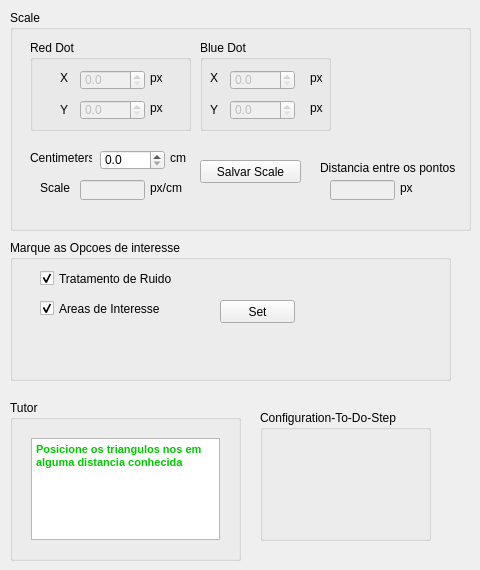
        <widget class="QWidget" name="tab_4">
         <attribute name="title">
          <string>Scale</string>
         </attribute>
         <widget class="QGroupBox" name="gbScale">
          <property name="geometry">
           <rect>
            <x>10</x>
            <y>10</y>
            <width>461</width>
            <height>221</height>
           </rect>
          </property>
          <property name="title">
           <string>Scale</string>
          </property>
          <widget class="QLabel" name="label_61">
           <property name="geometry">
            <rect>
             <x>20</x>
             <y>140</y>
             <width>62</width>
             <height>16</height>
            </rect>
           </property>
           <property name="text">
            <string>Centimeters:</string>
           </property>
          </widget>
          <widget class="QDoubleSpinBox" name="spinBoxScaleCm">
           <property name="geometry">
            <rect>
             <x>90</x>
             <y>140</y>
             <width>65</width>
             <height>20</height>
            </rect>
           </property>
           <property name="maximumSize">
            <size>
             <width>65</width>
             <height>16777215</height>
            </size>
           </property>
           <property name="decimals">
            <number>1</number>
           </property>
           <property name="maximum">
            <double>10000.000000000000000</double>
           </property>
           <property name="singleStep">
            <double>0.500000000000000</double>
           </property>
          </widget>
          <widget class="QLabel" name="label">
           <property name="geometry">
            <rect>
             <x>310</x>
             <y>150</y>
             <width>141</width>
             <height>16</height>
            </rect>
           </property>
           <property name="text">
            <string>Distancia entre os pontos</string>
           </property>
          </widget>
          <widget class="QLineEdit" name="lineEditScalePx">
           <property name="enabled">
            <bool>false</bool>
           </property>
           <property name="geometry">
            <rect>
             <x>320</x>
             <y>170</y>
             <width>65</width>
             <height>20</height>
            </rect>
           </property>
           <property name="maximumSize">
            <size>
             <width>65</width>
             <height>16777215</height>
            </size>
           </property>
           <property name="readOnly">
            <bool>false</bool>
           </property>
          </widget>
          <widget class="QLabel" name="label_2">
           <property name="geometry">
            <rect>
             <x>30</x>
             <y>170</y>
             <width>31</width>
             <height>16</height>
            </rect>
           </property>
           <property name="text">
            <string>Scale</string>
           </property>
          </widget>
          <widget class="QLineEdit" name="leScala">
           <property name="enabled">
            <bool>false</bool>
           </property>
           <property name="geometry">
            <rect>
             <x>70</x>
             <y>170</y>
             <width>65</width>
             <height>20</height>
            </rect>
           </property>
           <property name="maximumSize">
            <size>
             <width>65</width>
             <height>16777215</height>
            </size>
           </property>
           <property name="readOnly">
            <bool>true</bool>
           </property>
          </widget>
          <widget class="QLabel" name="label_3">
           <property name="geometry">
            <rect>
             <x>140</x>
             <y>170</y>
             <width>47</width>
             <height>16</height>
            </rect>
           </property>
           <property name="text">
            <string>px/cm</string>
           </property>
          </widget>
          <widget class="QLabel" name="label_4">
           <property name="geometry">
            <rect>
             <x>390</x>
             <y>170</y>
             <width>47</width>
             <height>16</height>
            </rect>
           </property>
           <property name="text">
            <string>px</string>
           </property>
          </widget>
          <widget class="QLabel" name="label_5">
           <property name="geometry">
            <rect>
             <x>160</x>
             <y>140</y>
             <width>47</width>
             <height>16</height>
            </rect>
           </property>
           <property name="text">
            <string>cm</string>
           </property>
          </widget>
          <widget class="QPushButton" name="pbConfEscala">
           <property name="geometry">
            <rect>
             <x>190</x>
             <y>150</y>
             <width>101</width>
             <height>23</height>
            </rect>
           </property>
           <property name="text">
            <string>Salvar Scale</string>
           </property>
          </widget>
          <widget class="QGroupBox" name="groupBox_23">
           <property name="geometry">
            <rect>
             <x>190</x>
             <y>30</y>
             <width>131</width>
             <height>91</height>
            </rect>
           </property>
           <property name="title">
            <string>Blue Dot</string>
           </property>
           <widget class="QLabel" name="label_6">
            <property name="geometry">
             <rect>
              <x>110</x>
              <y>30</y>
              <width>47</width>
              <height>16</height>
             </rect>
            </property>
            <property name="text">
             <string>px</string>
            </property>
           </widget>
           <widget class="QLabel" name="label_63">
            <property name="geometry">
             <rect>
              <x>10</x>
              <y>30</y>
              <width>18</width>
              <height>16</height>
             </rect>
            </property>
            <property name="text">
             <string>X</string>
            </property>
           </widget>
           <widget class="QDoubleSpinBox" name="sbScalP2X">
            <property name="enabled">
             <bool>false</bool>
            </property>
            <property name="geometry">
             <rect>
              <x>30</x>
              <y>30</y>
              <width>65</width>
              <height>20</height>
             </rect>
            </property>
            <property name="maximumSize">
             <size>
              <width>65</width>
              <height>16777215</height>
             </size>
            </property>
            <property name="decimals">
             <number>1</number>
            </property>
            <property name="maximum">
             <double>10000.000000000000000</double>
            </property>
            <property name="singleStep">
             <double>10.000000000000000</double>
            </property>
           </widget>
           <widget class="QLabel" name="label_9">
            <property name="geometry">
             <rect>
              <x>110</x>
              <y>60</y>
              <width>47</width>
              <height>16</height>
             </rect>
            </property>
            <property name="text">
             <string>px</string>
            </property>
           </widget>
           <widget class="QDoubleSpinBox" name="sbScalP2Y">
            <property name="enabled">
             <bool>false</bool>
            </property>
            <property name="geometry">
             <rect>
              <x>30</x>
              <y>60</y>
              <width>65</width>
              <height>20</height>
             </rect>
            </property>
            <property name="maximumSize">
             <size>
              <width>65</width>
              <height>16777215</height>
             </size>
            </property>
            <property name="decimals">
             <number>1</number>
            </property>
            <property name="maximum">
             <double>10000.000000000000000</double>
            </property>
            <property name="singleStep">
             <double>10.000000000000000</double>
            </property>
           </widget>
           <widget class="QLabel" name="label_62">
            <property name="geometry">
             <rect>
              <x>10</x>
              <y>60</y>
              <width>31</width>
              <height>20</height>
             </rect>
            </property>
            <property name="text">
             <string>Y</string>
            </property>
           </widget>
          </widget>
          <widget class="QGroupBox" name="groupBox_22">
           <property name="geometry">
            <rect>
             <x>20</x>
             <y>30</y>
             <width>161</width>
             <height>91</height>
            </rect>
           </property>
           <property name="title">
            <string>Red Dot</string>
           </property>
           <widget class="QLabel" name="label_20">
            <property name="geometry">
             <rect>
              <x>30</x>
              <y>30</y>
              <width>18</width>
              <height>16</height>
             </rect>
            </property>
            <property name="text">
             <string>X</string>
            </property>
           </widget>
           <widget class="QLabel" name="label_7">
            <property name="geometry">
             <rect>
              <x>120</x>
              <y>30</y>
              <width>21</width>
              <height>16</height>
             </rect>
            </property>
            <property name="text">
             <string>px</string>
            </property>
           </widget>
           <widget class="QDoubleSpinBox" name="sbScalP1X">
            <property name="enabled">
             <bool>false</bool>
            </property>
            <property name="geometry">
             <rect>
              <x>50</x>
              <y>30</y>
              <width>65</width>
              <height>20</height>
             </rect>
            </property>
            <property name="maximumSize">
             <size>
              <width>65</width>
              <height>16777215</height>
             </size>
            </property>
            <property name="decimals">
             <number>1</number>
            </property>
            <property name="maximum">
             <double>10000.000000000000000</double>
            </property>
            <property name="singleStep">
             <double>10.000000000000000</double>
            </property>
           </widget>
           <widget class="QLabel" name="label_8">
            <property name="geometry">
             <rect>
              <x>120</x>
              <y>60</y>
              <width>21</width>
              <height>16</height>
             </rect>
            </property>
            <property name="text">
             <string>px</string>
            </property>
           </widget>
           <widget class="QLabel" name="label_27">
            <property name="geometry">
             <rect>
              <x>30</x>
              <y>60</y>
              <width>31</width>
              <height>20</height>
             </rect>
            </property>
            <property name="text">
             <string>Y</string>
            </property>
           </widget>
           <widget class="QDoubleSpinBox" name="sbScalP1Y">
            <property name="enabled">
             <bool>false</bool>
            </property>
            <property name="geometry">
             <rect>
              <x>50</x>
              <y>60</y>
              <width>65</width>
              <height>20</height>
             </rect>
            </property>
            <property name="maximumSize">
             <size>
              <width>65</width>
              <height>16777215</height>
             </size>
            </property>
            <property name="decimals">
             <number>1</number>
            </property>
            <property name="maximum">
             <double>10000.000000000000000</double>
            </property>
            <property name="singleStep">
             <double>10.000000000000000</double>
            </property>
           </widget>
          </widget>
         </widget>
         <widget class="QGroupBox" name="groupBox_24">
          <property name="geometry">
           <rect>
            <x>260</x>
            <y>410</y>
            <width>171</width>
            <height>131</height>
           </rect>
          </property>
          <property name="title">
           <string>Configuration-To-Do-Step</string>
          </property>
         </widget>
         <widget class="QGroupBox" name="groupBox_25">
          <property name="geometry">
           <rect>
            <x>10</x>
            <y>400</y>
            <width>231</width>
            <height>161</height>
           </rect>
          </property>
          <property name="title">
           <string>Tutor</string>
          </property>
          <layout class="QHBoxLayout" name="horizontalLayout_9">
           <item>
            <widget class="QStackedWidget" name="swiTutorConfig_3">
             <property name="currentIndex">
              <number>1</number>
             </property>
             <widget class="QWidget" name="page_3">
              <layout class="QHBoxLayout" name="horizontalLayout_12">
               <item>
                <widget class="QTextEdit" name="teTutor_5">
                 <property name="enabled">
                  <bool>true</bool>
                 </property>
                 <property name="html">
                  <string>&lt;!DOCTYPE HTML PUBLIC &quot;-//W3C//DTD HTML 4.0//EN&quot; &quot;http://www.w3.org/TR/REC-html40/strict.dtd&quot;&gt;
&lt;html&gt;&lt;head&gt;&lt;meta name=&quot;qrichtext&quot; content=&quot;1&quot; /&gt;&lt;style type=&quot;text/css&quot;&gt;
p, li { white-space: pre-wrap; }
&lt;/style&gt;&lt;/head&gt;&lt;body style=&quot; font-family:'MS Shell Dlg 2'; font-size:8.25pt; font-weight:400; font-style:normal;&quot;&gt;
&lt;p style=&quot; margin-top:0px; margin-bottom:0px; margin-left:0px; margin-right:0px; -qt-block-indent:0; text-indent:0px;&quot;&gt;&lt;span style=&quot; color:#000000;&quot;&gt;Bem vindo a tela de registro de video, &lt;/span&gt;&lt;span style=&quot; font-weight:600; color:#00ac00;&quot;&gt;Open a Video&lt;/span&gt;&lt;span style=&quot; color:#00ac00;&quot;&gt; &lt;/span&gt;&lt;span style=&quot; color:#000000;&quot;&gt;in (.avi) format and start video register.&lt;/span&gt;&lt;/p&gt;&lt;/body&gt;&lt;/html&gt;</string>
                 </property>
                </widget>
               </item>
              </layout>
             </widget>
             <widget class="QWidget" name="page_4">
              <layout class="QVBoxLayout" name="verticalLayout_7">
               <item>
                <widget class="QTextEdit" name="teTutor_6">
                 <property name="enabled">
                  <bool>true</bool>
                 </property>
                 <property name="html">
                  <string>&lt;!DOCTYPE HTML PUBLIC &quot;-//W3C//DTD HTML 4.0//EN&quot; &quot;http://www.w3.org/TR/REC-html40/strict.dtd&quot;&gt;
&lt;html&gt;&lt;head&gt;&lt;meta name=&quot;qrichtext&quot; content=&quot;1&quot; /&gt;&lt;style type=&quot;text/css&quot;&gt;
p, li { white-space: pre-wrap; }
&lt;/style&gt;&lt;/head&gt;&lt;body style=&quot; font-family:'MS Shell Dlg 2'; font-size:8.25pt; font-weight:400; font-style:normal;&quot;&gt;
&lt;p style=&quot; margin-top:0px; margin-bottom:0px; margin-left:0px; margin-right:0px; -qt-block-indent:0; text-indent:0px;&quot;&gt;&lt;span style=&quot; font-weight:600; color:#00ca00;&quot;&gt;Posicione os triangulos nos em alguma distancia conhecida&lt;/span&gt;&lt;/p&gt;&lt;/body&gt;&lt;/html&gt;</string>
                 </property>
                </widget>
               </item>
              </layout>
             </widget>
            </widget>
           </item>
          </layout>
         </widget>
         <widget class="QGroupBox" name="groupBox_26">
          <property name="geometry">
           <rect>
            <x>10</x>
            <y>240</y>
            <width>441</width>
            <height>141</height>
           </rect>
          </property>
          <property name="title">
           <string>Marque as Opcoes de interesse</string>
          </property>
          <widget class="QCheckBox" name="cbNoise">
           <property name="enabled">
            <bool>true</bool>
           </property>
           <property name="geometry">
            <rect>
             <x>30</x>
             <y>30</y>
             <width>151</width>
             <height>17</height>
            </rect>
           </property>
           <property name="text">
            <string>Tratamento de Ruido</string>
           </property>
           <property name="checked">
            <bool>true</bool>
           </property>
          </widget>
          <widget class="QCheckBox" name="cbInteresseArea">
           <property name="enabled">
            <bool>true</bool>
           </property>
           <property name="geometry">
            <rect>
             <x>30</x>
             <y>60</y>
             <width>131</width>
             <height>17</height>
            </rect>
           </property>
           <property name="text">
            <string>Areas de Interesse</string>
           </property>
           <property name="checked">
            <bool>true</bool>
           </property>
          </widget>
          <widget class="QPushButton" name="pbSetNoiseArea">
           <property name="geometry">
            <rect>
             <x>210</x>
             <y>60</y>
             <width>75</width>
             <height>23</height>
            </rect>
           </property>
           <property name="text">
            <string>Set</string>
           </property>
          </widget>
         </widget>
        </widget>
